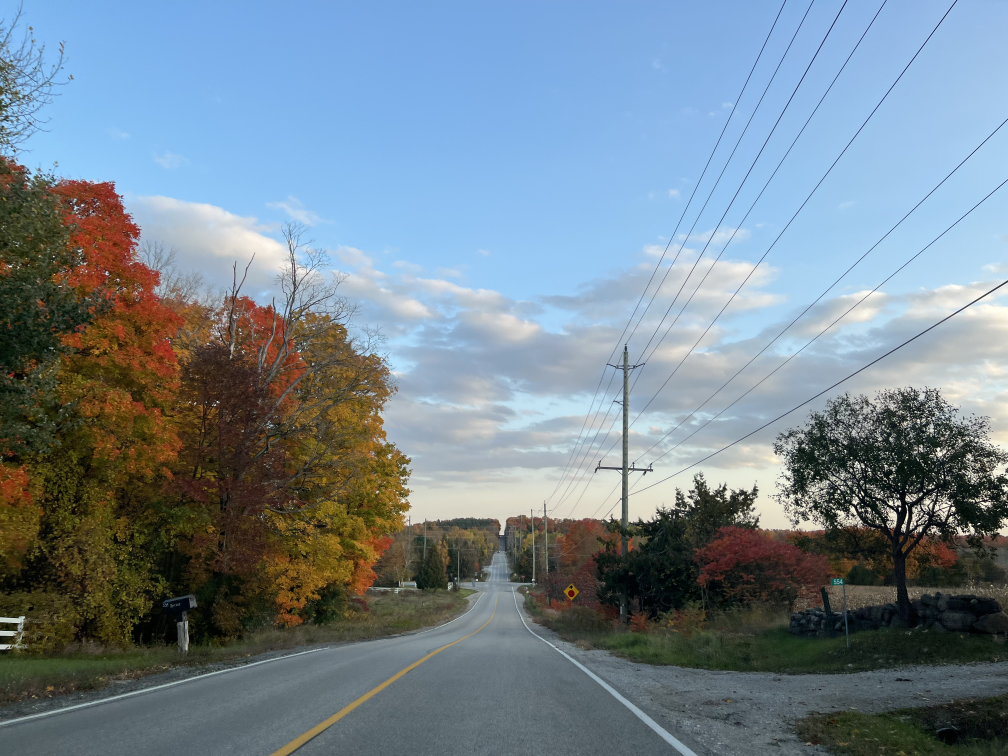
#> input picture assignment1/Image2.jpg, 4032 x 3024 px, given in place of Image1.jpg, which was not available (shown at 1/4 size)
$ jupyter execute Part3.ipynb
#> lines starting #> are read from the running program, lines starting #| are printed output that depends on the picture; after the words box and inside, x2 and y2 are one past the last pixel; in counts of white or black regions, pixels touching at a corner belong together; pictures that were not available may be replaced by others from this repository, and a replacement may not be noted
[cell 1]
# Part III - Design a modular photo editing application in Python using OpenCV and NumPy.

# Load an image from file.
# Show the given menu:
# Brightness/Contrast
# Padding with border type
# Thresholding
# Blending: Ask for a second image path and alpha (0 to 1).
# Undo Feature
# History Log: Keep a list of all actions performed. Display the list before exiting or when requested.


# Import
import cv2
import numpy as np
import matplotlib.pyplot as plt

# Initialize
history = []
log = []

[cell 2]
# Load an image and track it
def load_image(filename):
#> called with filename = 'Image1.jpg'
    img = cv2.imread(filename)
#> img is the input picture: shape (3024, 4032, 3); mean B, G, R 144, 132.8, 116.7
    if img is not None:
        history.clear()
        log.clear()
        history.append(img.copy())
        print("The Image is Loaded.")
    else:
        print("Error!")
    return img

# show preview
def show_preview(original, edited, title="Preview"):
    fig, axes = plt.subplots(1, 2, figsize=(10, 5))
    axes[0].imshow(cv2.cvtColor(original, cv2.COLOR_BGR2RGB))
    axes[0].set_title("Original Image")
    axes[0].axis('off')
    axes[1].imshow(cv2.cvtColor(edited, cv2.COLOR_BGR2RGB))
    axes[1].set_title("Edited Image")
    axes[1].axis('off')
    plt.suptitle(title)
    plt.show()

[cell 3]
# Adjust image brightness
def adjust_brightness(img, value):
#> called with value = 40
    result = cv2.convertScaleAbs(img, beta=value)
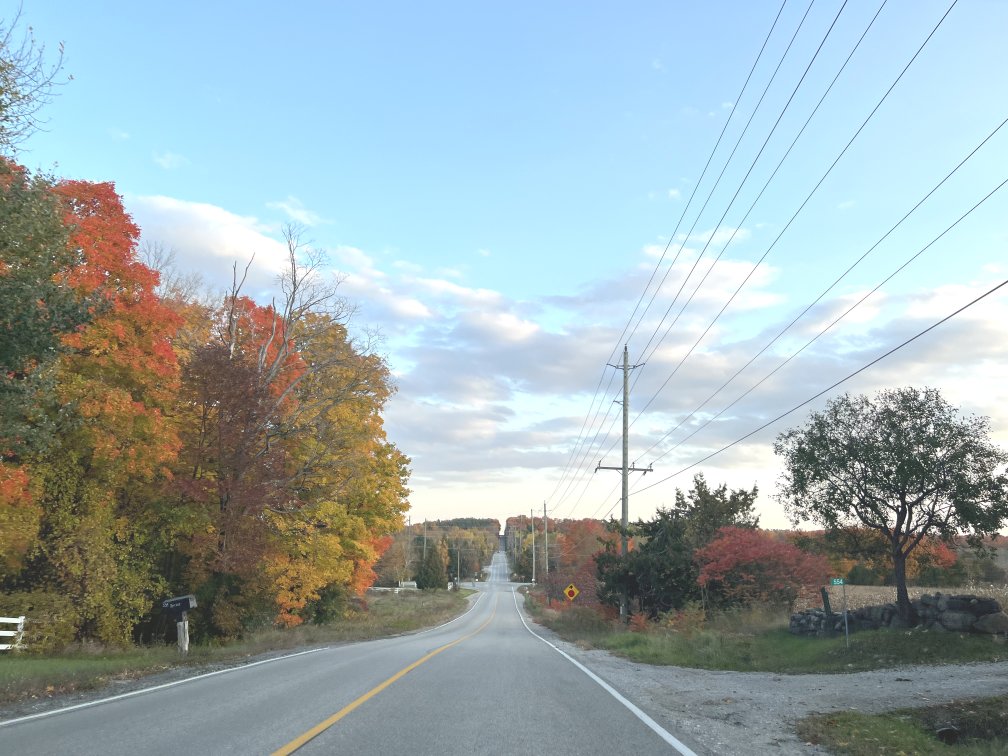
#> result: shape (3024, 4032, 3) (shown at 1/4 size); mean B, G, R 175.9, 172.2, 156.2
    log.append(f"brightness {value}")
    history.append(result.copy())
    show_preview(history[-2], result, "Brightness Adjustment")
#> in show_preview, `plt.show()`:
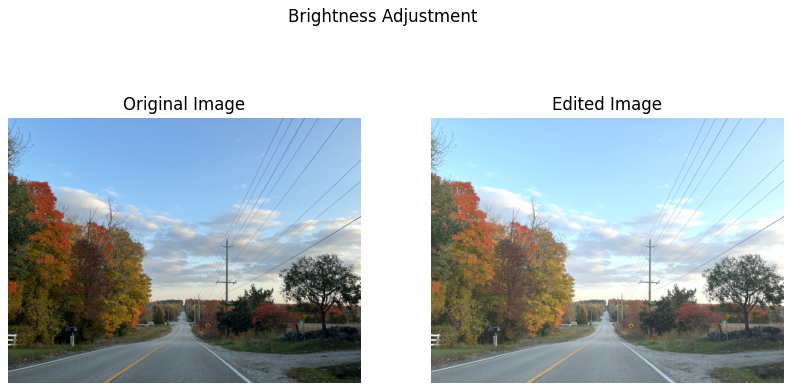
#> figure drawn by matplotlib, 2 panels
    return result

# Adjust image contrast
# [6 lines left out: function adjust_contrast, not called in this run]

[cell 4]
# Thresholding
def apply_threshold(img, method):
#> called with method = 'binary'
    gray = cv2.cvtColor(img, cv2.COLOR_BGR2GRAY)
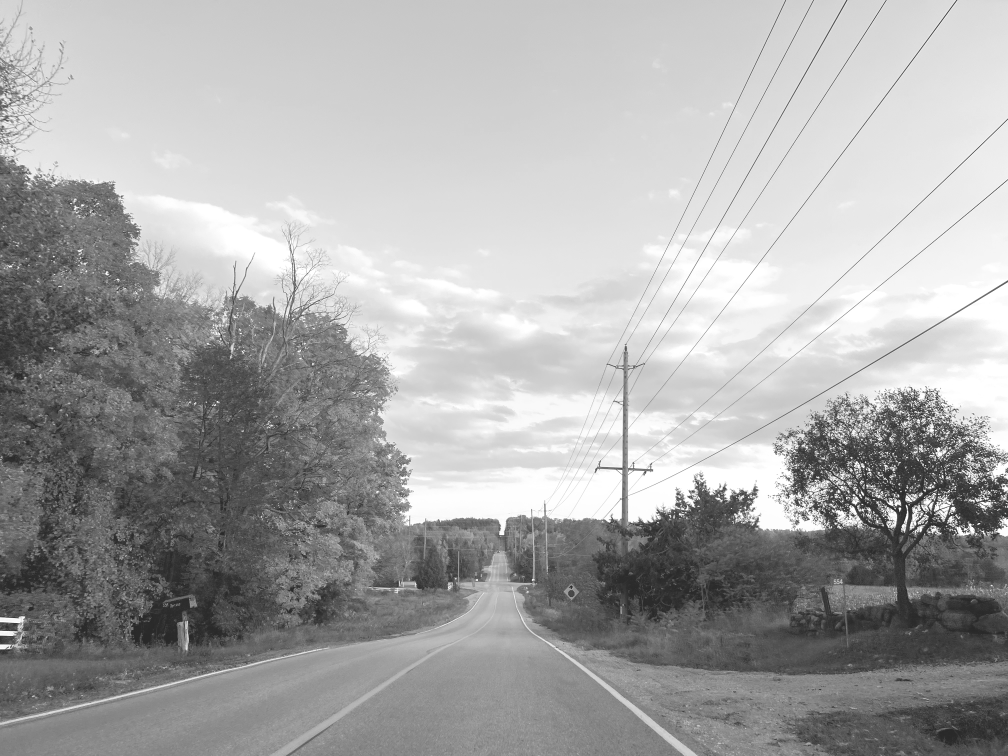
#> gray: shape (3024, 4032) (shown at 1/4 size); min 40, max 255, mean 167.9
    if method == 'binary':
        flag = cv2.THRESH_BINARY
    else:
        flag = cv2.THRESH_BINARY_INV
    _, result = cv2.threshold(gray, 127, 255, flag)
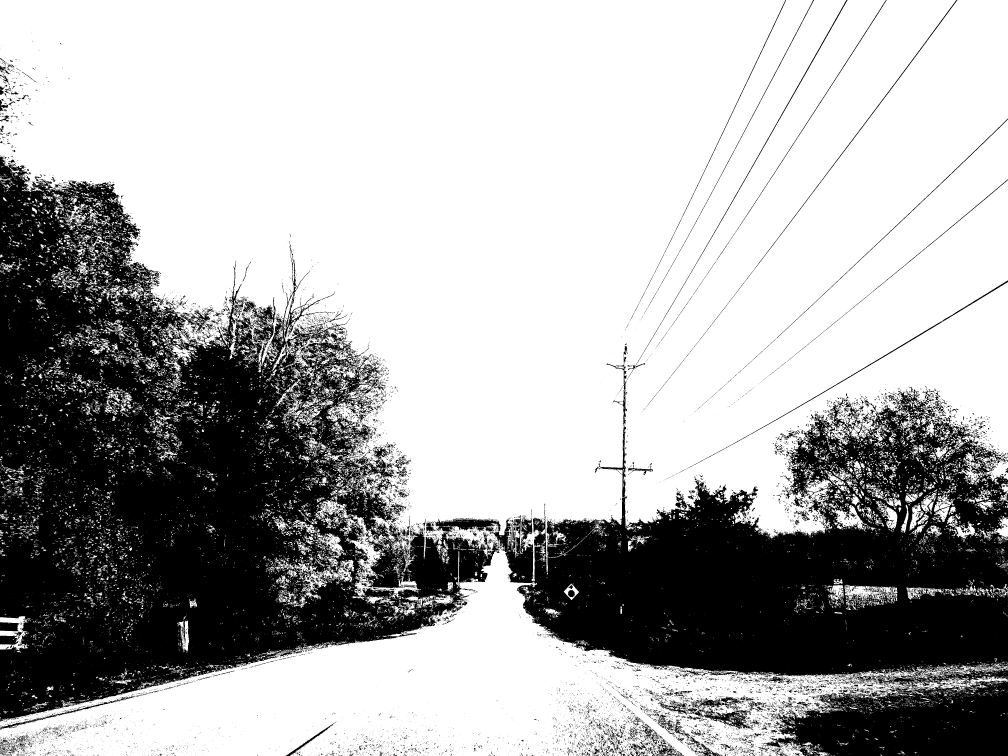
#> result: shape (3024, 4032) (shown at 1/4 size); 67.6% white; 16279 black regions (15145 under 20 px), largest, box (x1, y1, x2, y2) and area: (0, 626, 1999, 2888) 2220665, (1958, 1452, 4032, 3024) 1537825, (2784, 2786, 3014, 2922) 9645
    result = cv2.cvtColor(result, cv2.COLOR_GRAY2BGR)
    log.append(f"threshold {method}")
    history.append(result.copy())
    show_preview(history[-2], result, "Thresholding")
#> call 2 of show_preview, with title = 'Thresholding'
#> in show_preview (call 2), `plt.show()`:
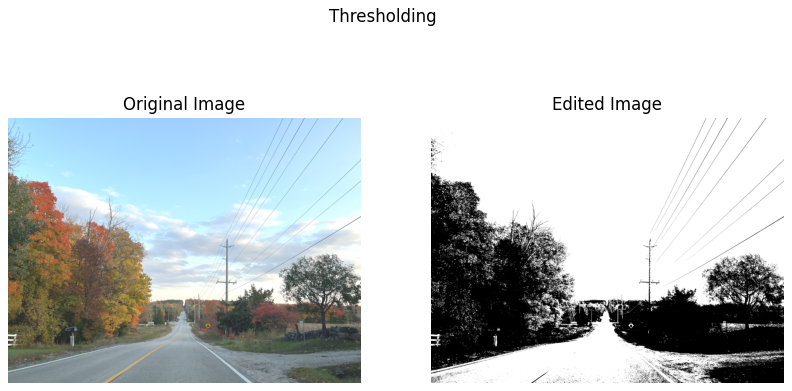
#> figure drawn by matplotlib, 2 panels
    return result

[cell 5]
# Padding
def add_padding(img, size, border_type, ratio=None):
#> called with size = 20, border_type = 'reflect', ratio = '4:5'
    h, w = img.shape[:2]
#> h = 3024; w = 4032

    border_map = {
        'constant': cv2.BORDER_CONSTANT,
        'reflect': cv2.BORDER_REFLECT,
        'replicate': cv2.BORDER_REPLICATE
    }
    border = border_map.get(border_type, cv2.BORDER_CONSTANT)

    # If a custom ratio is selected, calculate how to pad accordingly
    if ratio:
        rw, rh = map(int, ratio.split(":"))
        target_w = max(w, int(h * rw / rh))
#> target_w = 4032
        target_h = max(h, int(w * rh / rw))
#> target_h = 5040
        pad_w = (target_w - w)
#> pad_w = 0
        pad_h = (target_h - h)
#> pad_h = 2016

        # Add padding evenly on all sides while respecting the ratio
        top = pad_h // 2 + size
#> top = 1028
        bottom = pad_h - pad_h // 2 + size
#> bottom = 1028
        left = pad_w // 2 + size
#> left = 20
        right = pad_w - pad_w // 2 + size
#> right = 20
    else:
        top = bottom = left = right = size

    padded = cv2.copyMakeBorder(img, top, bottom, left, right, border, value=[0, 0, 0])
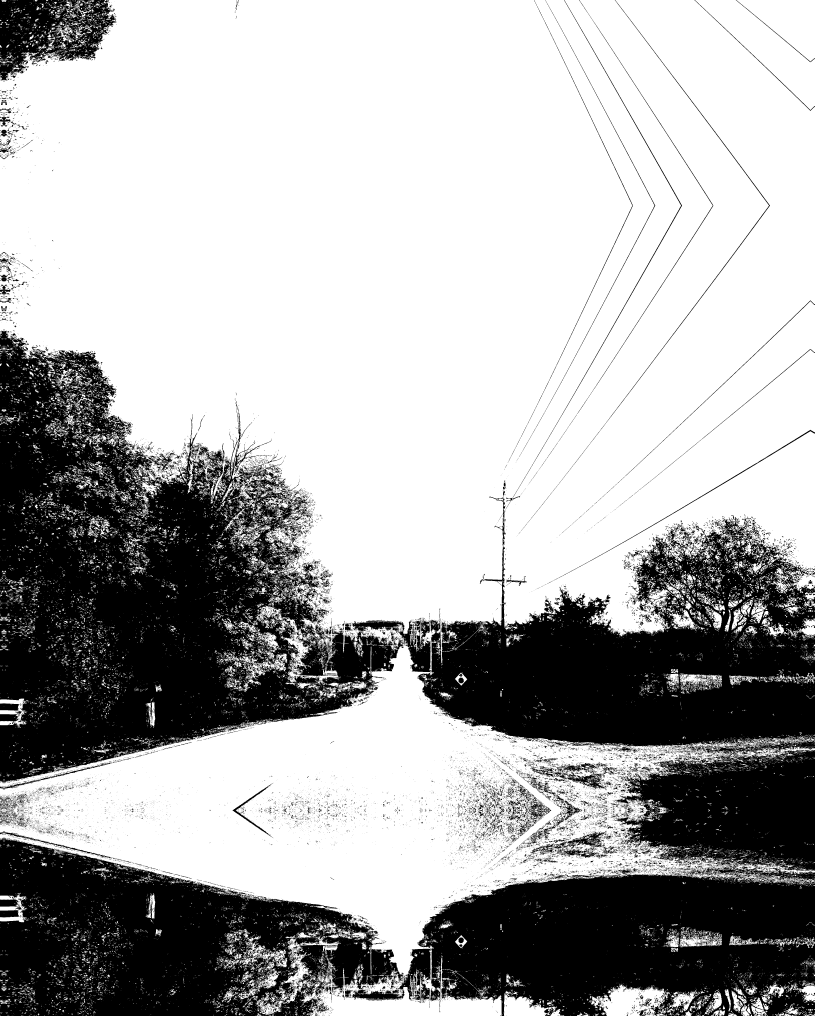
#> padded: shape (5080, 4072, 3) (shown at 1/5 size); 67.4% white; 28869 black regions (26960 under 20 px), largest, box (x1, y1, x2, y2) and area: (1978, 2480, 4072, 5080) 2916193, (0, 1654, 2019, 3916) 2260629, (0, 4188, 2019, 5080) 1099236
    log.append(f"padded {size}px with {border_type} (ratio={ratio if ratio else 'none'})")
    history.append(padded.copy())
    show_preview(history[-2], padded, "Padding")
    return padded

[cell 6]
# Blend Images
# [11 lines left out: function blend_images, not called in this run]

[cell 7]
# Undo
# [8 lines left out: function undo, not called in this run]

# Show all actions
def show_log():
    print("\n--- History Log ---")
    for action in log:
        print(action)

# Save image
def save_image(img):
    filename = input("Enter filename: ")
#> the answer given: Image2.jpg
    cv2.imwrite(filename, img)
    print(f"Image saved as {filename}")
